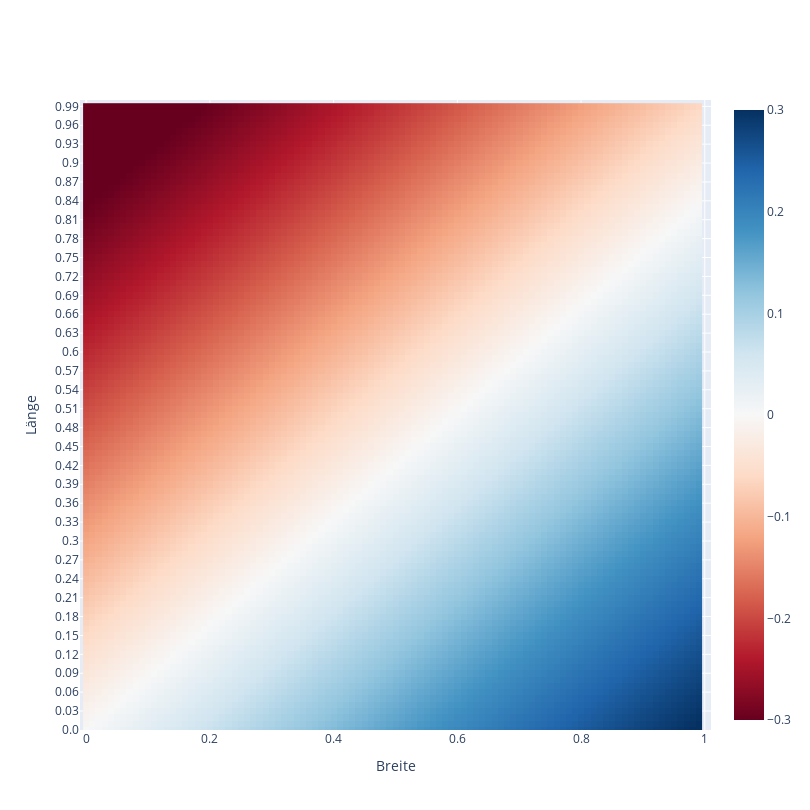

This figure's notebook cell:
### Code cell
#Heatmap erstellen
heatmap=pd.DataFrame()

for x in range(100):
    heatmap[str(x/100)] = [knn_output(y/100,x/100) for y in range(100)]
heatmap.index = [y/100 for y in range(100)]

#Heatmap visualisieren
heatmap.iplot('heatmap', xTitle='Breite', yTitle ='Länge', colorscale = 'RdBu', 
              layout = square_layout_heatmap, zmax = 0.3, zmin= -0.3)

### Figure 1 — Plotly figure (JSON) as saved in the notebook; plotly's stock layout.template omitted (floating-point values rounded to 4 significant figures; data arrays with more than 128 entries replaced by an {"elided": "..."} marker saying what was removed)
{"data": [{"colorscale": [[0, "rgb(103,0,31)"], [0.1, "rgb(178,24,43)"], [0.2, "rgb(214,96,77)"], [0.3, "rgb(244,165,130)"], [0.4, "rgb(253,219,199)"], [0.5, "rgb(247,247,247)"], [0.6, "rgb(209,229,240)"], [0.7, "rgb(146,197,222)"], [0.8, "rgb(67,147,195)"], [0.9, "rgb(33,102,172)"], [1, "rgb(5,48,97)"]], "type": "heatmap", "x": [0, 0.01, 0.02, 0.03, 0.04, 0.05, 0.06, 0.07, 0.08, 0.09, 0.1, 0.11, 0.12, 0.13, 0.14, 0.15, 0.16, 0.17, 0.18, 0.19, 0.2, 0.21, 0.22, 0.23, 0.24, 0.25, 0.26, 0.27, 0.28, 0.29, 0.3, 0.31, 0.32, 0.33, 0.34, 0.35, 0.36, 0.37, 0.38, 0.39, 0.4, 0.41, 0.42, 0.43, 0.44, 0.45, 0.46, 0.47, 0.48, 0.49, 0.5, 0.51, 0.52, 0.53, 0.54, 0.55, 0.56, 0.57, 0.58, 0.59, 0.6, 0.61, 0.62, 0.63, 0.64, 0.65, 0.66, 0.67, 0.68, 0.69, 0.7, 0.71, 0.72, 0.73, 0.74, 0.75, 0.76, 0.77, 0.78, 0.79, 0.8, 0.81, 0.82, 0.83, 0.84, 0.85, 0.86, 0.87, 0.88, 0.89, 0.9, 0.91, 0.92, 0.93, 0.94, 0.95, 0.96, 0.97, 0.98, 0.99], "y": ["0.0", "0.01", "0.02", "0.03", "0.04", "0.05", "0.06", "0.07", "0.08", "0.09", "0.1", "0.11", "0.12", "0.13", "0.14", "0.15", "0.16", "0.17", "0.18", "0.19", "0.2", "0.21", "0.22", "0.23", "0.24", "0.25", "0.26", "0.27", "0.28", "0.29", "0.3", "0.31", "0.32", "0.33", "0.34", "0.35", "0.36", "0.37", "0.38", "0.39", "0.4", "0.41", "0.42", "0.43", "0.44", "0.45", "0.46", "0.47", "0.48", "0.49", "0.5", "0.51", "0.52", "0.53", "0.54", "0.55", "0.56", "0.57", "0.58", "0.59", "0.6", "0.61", "0.62", "0.63", "0.64", "0.65", "0.66", "0.67", "0.68", "0.69", "0.7", "0.71", "0.72", "0.73", "0.74", "0.75", "0.76", "0.77", "0.78", "0.79", "0.8", "0.81", "0.82", "0.83", "0.84", "0.85", "0.86", "0.87", "0.88", "0.89", "0.9", "0.91", "0.92", "0.93", "0.94", "0.95", "0.96", "0.97", "0.98", "0.99"], "z": {"elided": "100x100 float values"}, "zmax": 0.3, "zmin": -0.3}], "layout": {"height": 810, "width": 810, "xaxis": {"range": [-0.01, 1.01], "title": {"text": "Breite"}}, "yaxis": {"range": [-0.01, 100.0], "title": {"text": "Länge"}}}}
